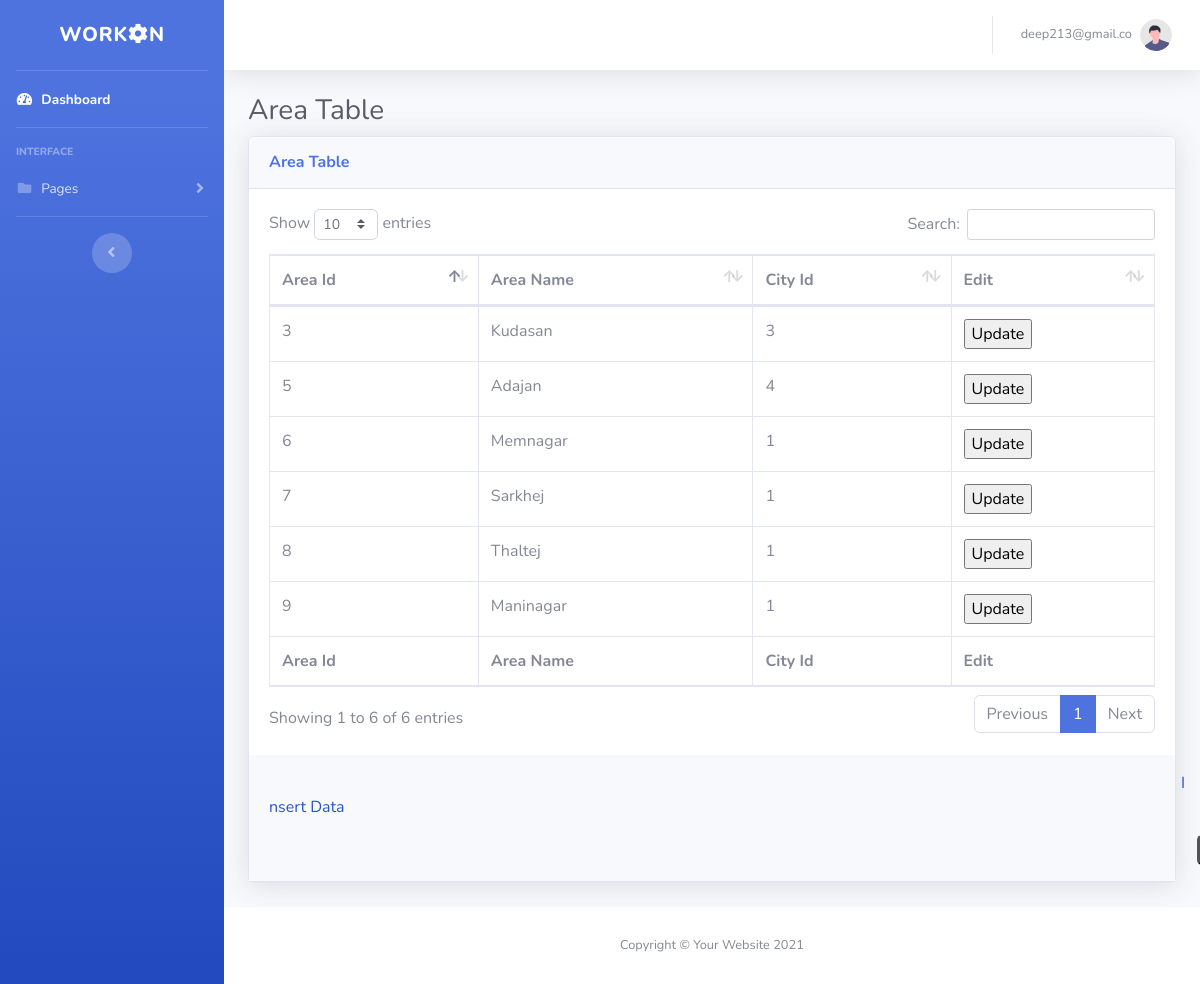
/admin/area.php (signed in), run on the app's committed database.
### tables this page shows
CREATE TABLE `area_master` (
  `area_id` int(3) NOT NULL,
  `area_name` varchar(40) NOT NULL,
  `city_id` int(3) NOT NULL
);

### admin/area.php (the view, shortened to what this page needs)
<?php include 'config.php';
?>
<!DOCTYPE html>
<html lang="en">
<head>
    <link href="vendor/fontawesome-free/css/all.min.css" rel="stylesheet" type="text/css">
    <link href="css/sb-admin-2.min.css" rel="stylesheet">
    <link href="vendor/datatables/dataTables.bootstrap4.min.css" rel="stylesheet">
</head>
<body id="page-top">
    <div id="wrapper">
        <?php include 'sidebar.php';?>
        <div id="content-wrapper" class="d-flex flex-column">
            <div id="content">
                <?php include 'topbar.php';?>
                <div class="container-fluid">
                    <h1 class="h3 mb-2 text-gray-800">Area Table</h1>
                    <?php
                    $sql = "SELECT * FROM `area_master`";
                    $result = mysqli_query($conn, $sql);
                    if($result !== FALSE)
                    {?>
                    <div class="card shadow mb-4">
                        <div class="card-header py-3">
                            <h6 class="m-0 font-weight-bold text-primary">Area Table</h6>
                        </div>
                        <div class="card-body">
                            <div class="table-responsive">
                                <table class="table table-bordered" id="dataTable" width="100%" cellspacing="0">
                                    <thead>
                                        <tr>
                                            <th>Area Id</th>
                                            <th>Area Name</th>
                                            <th>City Id</th>
                                            <th>Edit</th>
                                        </tr>
                                    </thead>
                                    <tfoot>
                                        <tr>
                                            <th>Area Id</th>
                                            <th>Area Name</th>
                                            <th>City Id</th>
                                            <th>Edit</th>
                                        </tr>
                                    </tfoot>
                                    <tbody>
                                        <?php
                                      while($row = mysqli_fetch_array($result))
                        {?>
                                        <tr>
                                            <td><?php echo $row['area_id'];?></td>
                                            <td><?php echo $row['area_name'];?></td>
                                            <td><?php echo $row['city_id'];?></td>
                                            <th><a href="update/area_update.php?id=<?php echo $row['area_id'];?>&&name=<?php echo $row['area_name'];?>&&city_id=<?php echo $row['city_id'];?>"><input
                                                        type="submit" value="Update" /></a></th>
                                        </tr>
                                        <?php
	                    }?>
                                    </tbody>
                                </table>
                            </div>
                        </div>
                        <div class="card-header py-3">
                            <lable style="margin-left:57rem;color:#2b53c5;">Insert Data</lable>
                            <a href="insert/area_insert.php"><input type="submit"
                                    style="margin-left:58rem;margin-top:1rem;color:white;background:#2b53c5;border-radius:5px;"
                                    value="Insert" /></a>
                        </div>
                    </div>
                    <?php
                    }?>
                </div>
            </div>
            <footer class="sticky-footer bg-white">
                <div class="container my-auto">
                    <div class="copyright text-center my-auto">
                        <span>Copyright &copy; Your Website 2021</span>
                    </div>
                </div>
            </footer>
        </div>
    </div>
</body>
</html>

### data on the page
area_master: area_id "3", area_name "Kudasan", city "3"
area_master: area_id "5", area_name "Adajan", city "4"
area_master: area_id "6", area_name "Memnagar", city "1"
area_master: area_id "7", area_name "Sarkhej", city "1"
area_master: area_id "8", area_name "Thaltej", city "1"
area_master: area_id "9", area_name "Maninagar", city "1"

### other printed values
$_SESSION['ad_email'] "deep213@gmail.co"
